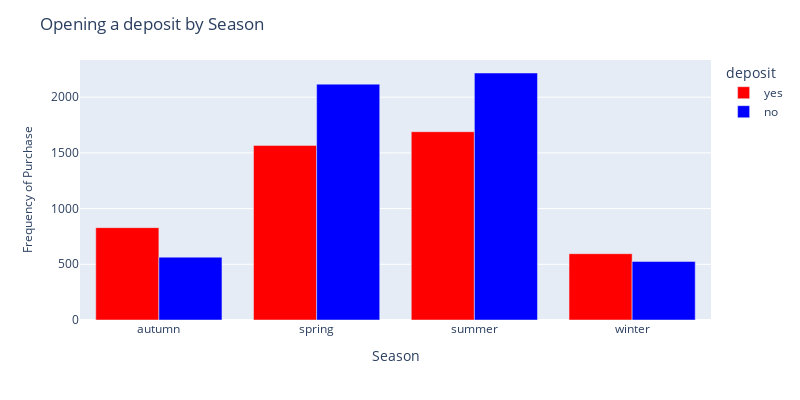

Notebook code for this chart:
### Code cell
# Season
season_data = bank_cleaned.groupby('season', as_index=False)['deposit'].value_counts()

# Graph (Plotly) - bar chart
fig = px.bar(
    data_frame=season_data,
    x='season',
    y='count',
    color='deposit',
    barmode='group',
    height=400,
    width=800,
    color_discrete_map={'no':'blue', 'yes':'red'}
)

fig.update_layout(
    title='Opening a deposit by Season',
    xaxis=dict(
        title='Season',
        tickfont_size=12,
    ),
    yaxis=dict(
        title='Frequency of Purchase',
        titlefont_size=12,
        tickfont_size=12,
    ))

fig.show()
fig.write_image('data/fig4.png')

### Figure 1 — Plotly figure (JSON) as saved in the notebook; plotly's stock layout.template omitted (floating-point values rounded to 4 significant figures)
{"data": [{"alignmentgroup": "True", "hovertemplate": "deposit=yes<br>season=%{x}<br>count=%{y}<extra></extra>", "legendgroup": "yes", "marker": {"color": "red", "pattern": {"shape": ""}}, "name": "yes", "offsetgroup": "yes", "orientation": "v", "showlegend": true, "textposition": "auto", "type": "bar", "x": ["autumn", "spring", "summer", "winter"], "xaxis": "x", "y": [829, 1567, 1690, 595], "yaxis": "y"}, {"alignmentgroup": "True", "hovertemplate": "deposit=no<br>season=%{x}<br>count=%{y}<extra></extra>", "legendgroup": "no", "marker": {"color": "blue", "pattern": {"shape": ""}}, "name": "no", "offsetgroup": "no", "orientation": "v", "showlegend": true, "textposition": "auto", "type": "bar", "x": ["autumn", "spring", "summer", "winter"], "xaxis": "x", "y": [564, 2117, 2217, 526], "yaxis": "y"}], "layout": {"barmode": "group", "height": 400, "legend": {"title": {"text": "deposit"}, "tracegroupgap": 0}, "margin": {"t": 60}, "title": {"text": "Opening a deposit by Season"}, "width": 800, "xaxis": {"anchor": "y", "domain": [0, 1], "tickfont": {"size": 12}, "title": {"text": "Season"}}, "yaxis": {"anchor": "x", "domain": [0, 1], "tickfont": {"size": 12}, "title": {"font": {"size": 12}, "text": "Frequency of Purchase"}}}}
